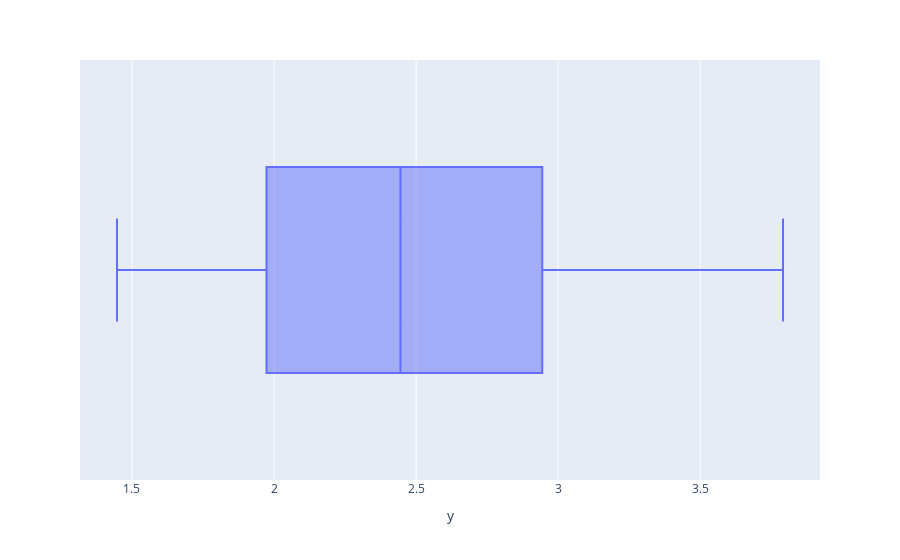

Here is the notebook cell this chart was saved with:
### Code cell
fig_box_plot = px.box(train_notna, x='y') 
fig_box_plot.show()

### Figure 1 — Plotly figure (JSON) as saved in the notebook; plotly's stock layout.template omitted (floating-point values rounded to 4 significant figures)
{"data": [{"alignmentgroup": "True", "hovertemplate": "y=%{x}<extra></extra>", "legendgroup": "", "marker": {"color": "#636efa"}, "name": "", "notched": false, "offsetgroup": "", "orientation": "h", "showlegend": false, "type": "box", "x": [1.912, 1.447, 1.894, 2.033, 2.278, 1.952, 2.666, 2.32, 1.926, 2.451, 1.973, 1.85, 2.5, 1.526, 1.604, 2.035, 2.57, 2.182, 2.632, 2.702, 2.321, 2.472, 1.774, 2.503, 1.81, 2.777, 2.944, 3.006, 3.167, 2.191, 1.906, 2.572, 3.791, 3.438, 3.033, 1.774, 2.75, 2.002, 3.425, 3.082, 3.557, 2.809, 2.585, 2.321, 3.184, 2.629, 3.449, 1.712, 1.827, 2.533, 3.591, 3.593, 2.845, 3.138, 2.128, 2.3, 3.081, 2.449, 2.51, 1.691, 2.051, 3.726, 1.889, 1.57, 2.147, 3.239, 3.165, 2.358, 2.441, 2.219, 2.012, 1.974, 2.2, 2.967], "x0": " ", "xaxis": "x", "y0": " ", "yaxis": "y"}], "layout": {"autosize": true, "boxmode": "group", "legend": {"tracegroupgap": 0}, "margin": {"t": 60}, "xaxis": {"anchor": "y", "autorange": true, "domain": [0, 1], "range": [1.317, 3.922], "title": {"text": "y"}, "type": "linear"}, "yaxis": {"anchor": "x", "autorange": true, "domain": [0, 1], "range": [-0.5, 0.5], "type": "category"}}}
